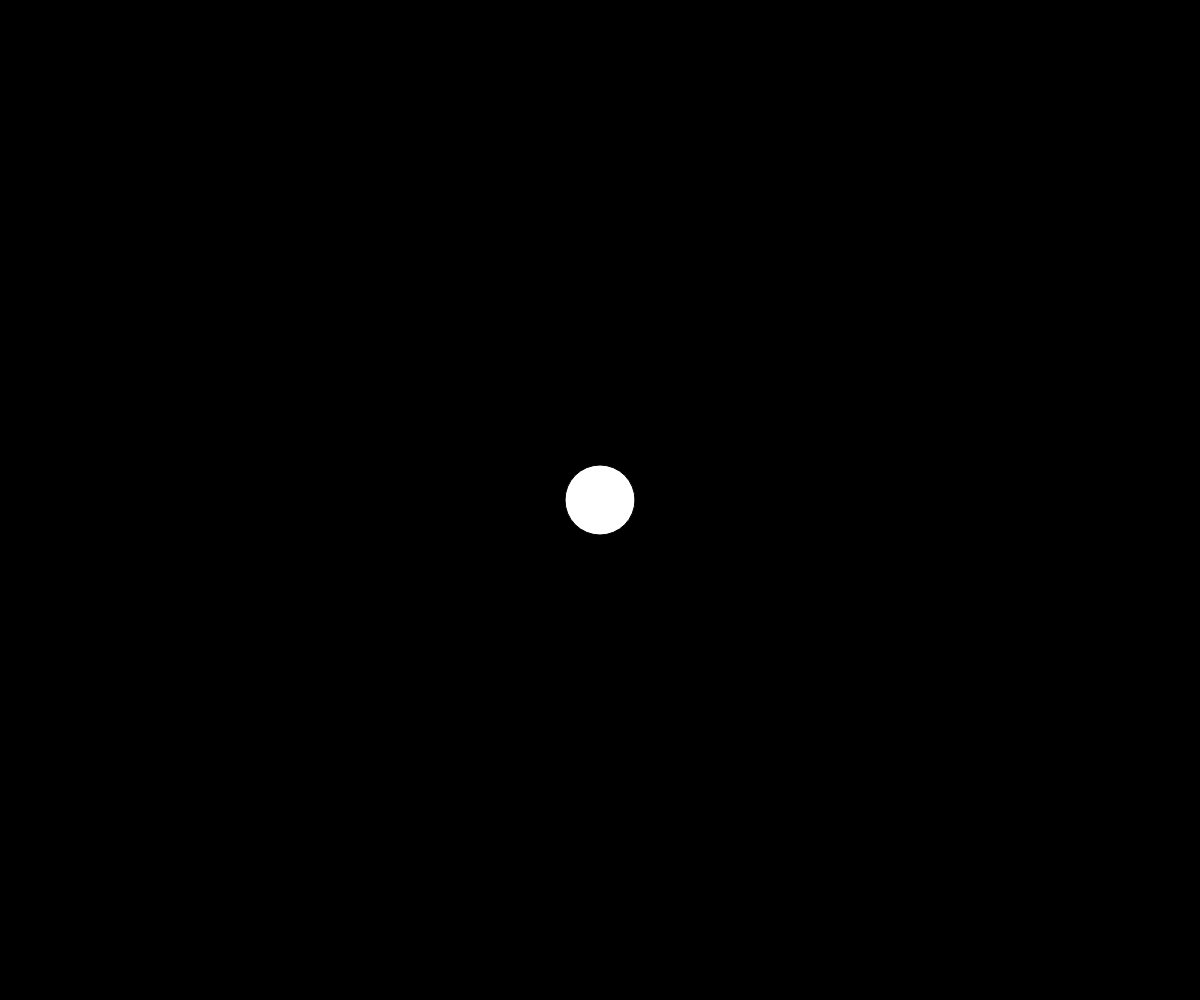
Frame 1 (no input)
Frame 60 (no input): identical to frame 1, image omitted
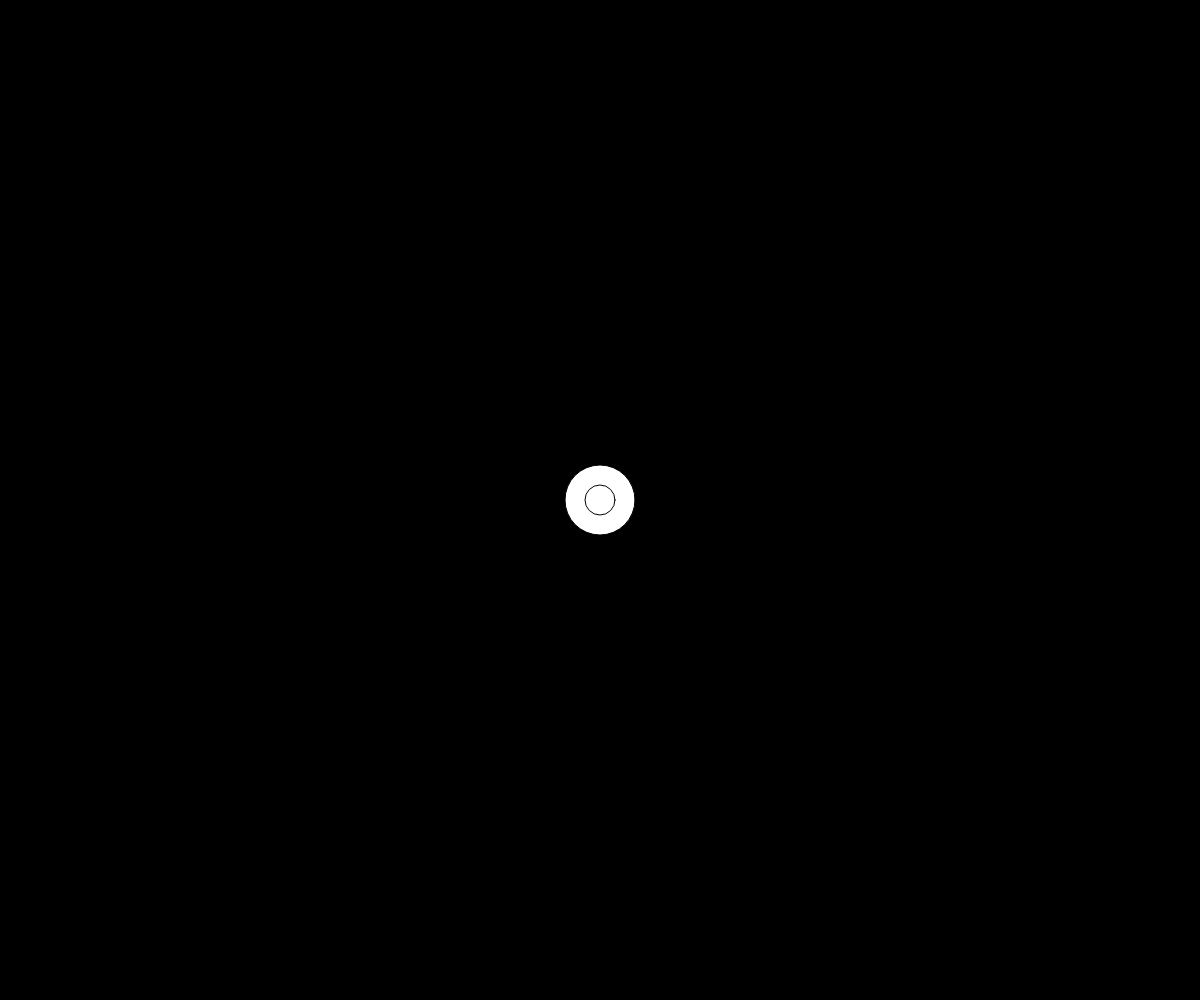
Frame 120 (the mouse pressed at the canvas centre since frame 60)

The p5.js sketch that drew these frames (run headless with seeded random() and noise() and a simulated clock; from frame 60 on, the mouse is pressed at the canvas centre):

// p5.js sketch
// ── sketch.js
// Project Title
// Your Name
// Date
//
// Extra for Experts:
// - describe what you did to take this project "above and beyond"


let myPlanet;

function setup() {
  createCanvas(windowWidth, windowHeight);
  myPlanet = new Planet(width / 2, height / 2);
}

function draw() {
  background(0);
  myPlanet.display();
}

function mousePressed() {
  if (keyIsPressed && keyCode === SHIFT) {
    myPlanet = new Planet(mouseX, mouseY);
  }
  else{
    myPlanet.createMoon();
  }

}


class Planet {
  constructor(x, y) {
    this.x = x;
    this.y = y;
    this.r = 70;
    this.moons = [];
  }
  createMoon(){
    this.moons.push(new Moon(this.x,this.y));
  }
  
  display() {
    circle(this.x, this.y, this.r,);
    for (let m of this.moons){
      m.update();
    }
  }
}

class Moon {
  constructor(x,y){
    this.x = x;
    this.y = y;
    this.r = 30;
    this.speed = 5;
    this.steps = 10;
  }
  update(){
    this.x += this.speed;
    this.steps--;
    if (this.steps === 0){
      this.steps = 20;
      this.speed *= -1;
    }
  
    circle (this.x,this.y,this.r);

  } 

}
